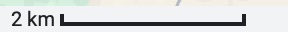
#> input picture measure.png, 288 x 32 px
$ python utils.py
#> lines starting #> are read from the running program, lines starting #| are printed output that depends on the picture; after the words box and inside, x2 and y2 are one past the last pixel; in counts of white or black regions, pixels touching at a corner belong together
import cv2 as cv
import numpy as np
import os

FILE_PATH = os.path.dirname(os.path.abspath(__file__))

# [4 lines left out: function get_mapa, not called in this run]

def get_biggest_line(img):
    """
    Get the biggest line in the image using HoughLinesP"""
    gray = cv.cvtColor(img, cv.COLOR_BGR2GRAY)
    edges = cv.Canny(gray, 50, 150, apertureSize=3)
    lines = cv.HoughLinesP(edges, 1, np.pi/180, 200)
    if lines is not None:
        return lines[0]

def get_relation_px_to_km(verbose=False):
    """
    Get the relation between pixels and kilometers in the image
    bearing in mind that the text in the image is '2 km' long"""
#> called with verbose = True

    relation_img = cv.imread(os.path.join(FILE_PATH, 'measure.png'))
#> relation_img is the input picture: shape (32, 288, 3); mean B, G, R 217.9, 219.1, 216.5
    black_and_white = cv.cvtColor(relation_img, cv.COLOR_BGR2GRAY)
    line = get_biggest_line(relation_img)
#> in get_biggest_line, `edges = cv.Canny(gray, 50, 150, apertureSize=3)`:
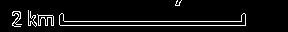
#> edges: shape (32, 288); 6.7% white in thin lines or dots, all inside (x1, y1, x2, y2) = (12, 0, 246, 27)
#> in get_biggest_line, `lines = cv.HoughLinesP(edges, 1, np.pi/180, 200)`: lines = [[60, 25, 245, 25]]
#> line = [[60, 25, 245, 25]]
    x1, y1, x2, y2 = line[0]
#> x1 = 60; y1 = 25; x2 = 245; y2 = 25
    cv.line(relation_img, (x1, y1), (x2, y2), (0, 255, 0), 2)
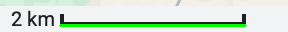
#> relation_img: shape (32, 288, 3); 6.08% of pixels changed, all inside (x1, y1, x2, y2) = (59, 24, 247, 27)

    if verbose:
        cv.imshow('Relation px to km', relation_img)
        cv.waitKey(0)

    return (x2-x1)/2

# [82 lines left out: functions third_point_of_triangle, circle_from_points, intersection, not called in this run]


if __name__ == "__main__":
    print(f"{get_relation_px_to_km(verbose=True)} px/km")
